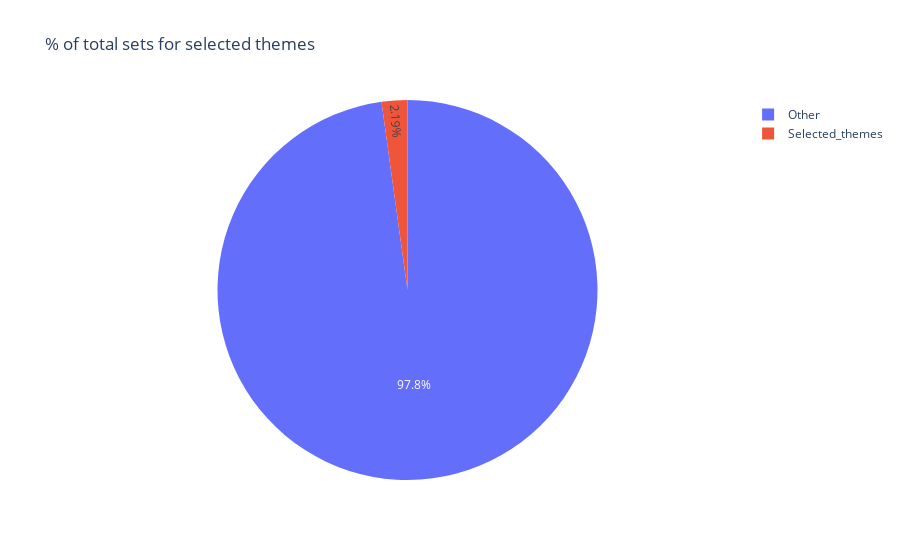

Notebook source saved alongside this figure:
### Code cell
themes_of_interest = ['Star Wars', 'Jurassic Park', 'Harry Potter', 'Super Heroes']
filtered_sets = lego_merge[lego_merge['theme_name'].isin(themes_of_interest)]

total_sets = len(lego_merge)
filtered_sets_count = len(filtered_sets)
percentage = (filtered_sets_count / total_sets) * 100

plot = {
    'Category': ['Selected_themes', 'Other'],
    'Count': [filtered_sets_count, total_sets - filtered_sets_count]
}

df_plot = pd.DataFrame(plot)
fig = px.pie(df_plot, values='Count', names='Category', title="% of total sets for selected themes")
fig.show()

### Figure 1 — Plotly figure (JSON) as saved in the notebook; plotly's stock layout.template omitted (floating-point values rounded to 4 significant figures)
{"data": [{"domain": {"x": [0, 1], "y": [0, 1]}, "hovertemplate": "Category=%{label}<br>Count=%{value}<extra></extra>", "labels": ["Selected_themes", "Other"], "legendgroup": "", "name": "", "showlegend": true, "type": "pie", "values": [259, 11574]}], "layout": {"legend": {"tracegroupgap": 0}, "title": {"text": "% of total sets for selected themes"}}}
